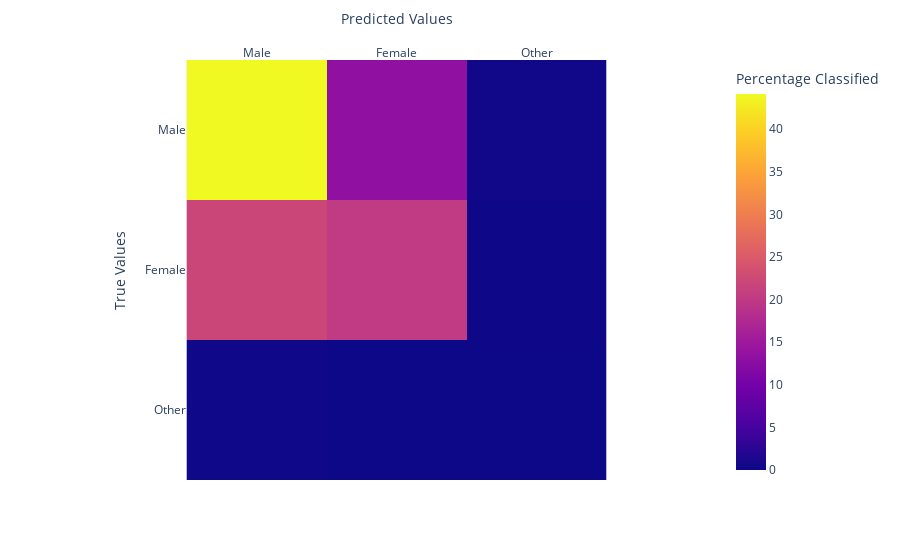

Source (notebook cell):
### Code cell
conmat = confusion_matrix(Y_test, Y_pred)
display(conmat)
fig = px.imshow(
    np.round((conmat / conmat.sum()) * 100, 3),
    labels=dict(x="Predicted Values", y="True Values", color="Percentage Classified"),
    x=["Male", "Female", "Other"],
    y=["Male", "Female", "Other"],
)
fig.update_xaxes(side="top")
fig.show()

### Figure 1 — Plotly figure (JSON) as saved in the notebook; plotly's stock layout.template omitted (floating-point values rounded to 4 significant figures)
{"data": [{"coloraxis": "coloraxis", "hovertemplate": "Predicted Values: %{x}<br>True Values: %{y}<br>Percentage Classified: %{z}<extra></extra>", "name": "0", "type": "heatmap", "x": ["Male", "Female", "Other"], "xaxis": "x", "y": ["Male", "Female", "Other"], "yaxis": "y", "z": [[44.14, 13.14, 0.226], [21.96, 20.18, 0.129], [0.194, 0.032, 0]]}], "layout": {"coloraxis": {"colorbar": {"title": {"text": "Percentage Classified"}}, "colorscale": [[0, "#0d0887"], [0.1111, "#46039f"], [0.2222, "#7201a8"], [0.3333, "#9c179e"], [0.4444, "#bd3786"], [0.5556, "#d8576b"], [0.6667, "#ed7953"], [0.7778, "#fb9f3a"], [0.8889, "#fdca26"], [1, "#f0f921"]]}, "margin": {"t": 60}, "xaxis": {"anchor": "y", "constrain": "domain", "domain": [0, 1], "scaleanchor": "y", "side": "top", "title": {"text": "Predicted Values"}}, "yaxis": {"anchor": "x", "autorange": "reversed", "constrain": "domain", "domain": [0, 1], "title": {"text": "True Values"}}}}
